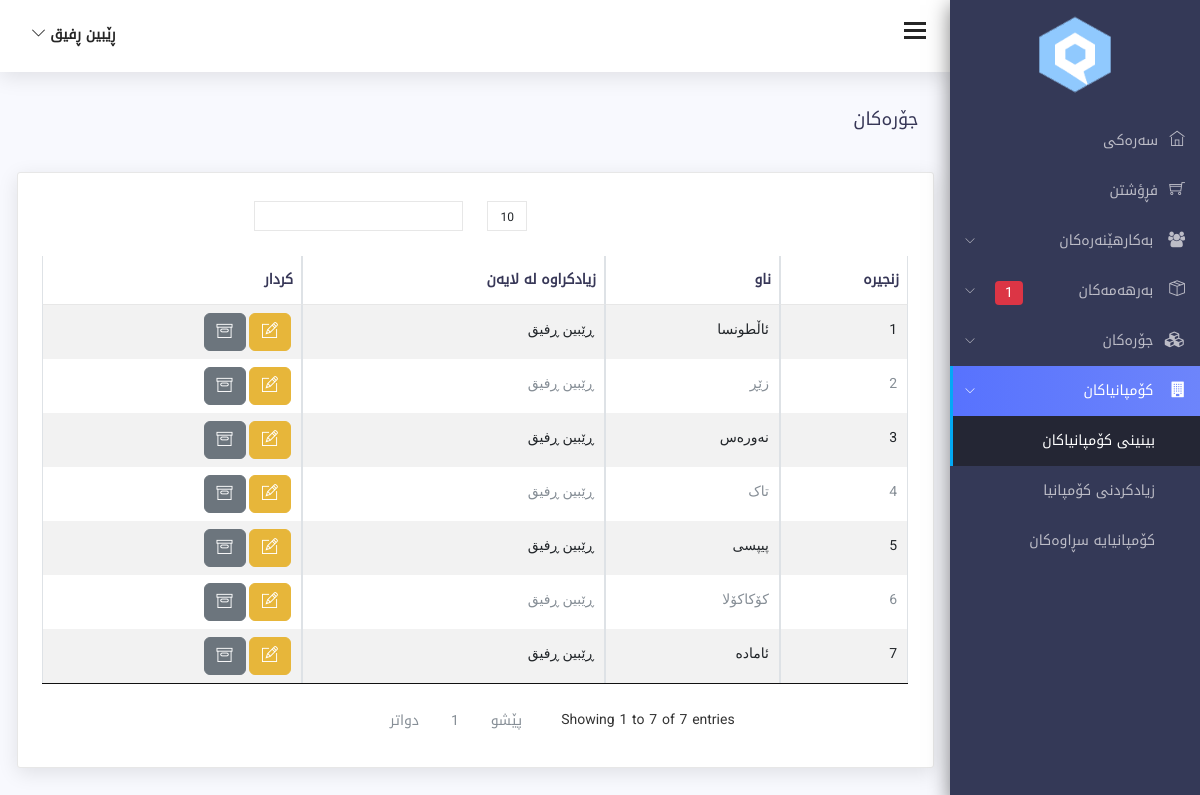
Page /companys.php (signed in) on the committed database.
### tables this page shows
CREATE TABLE `users` (
  `id` int(11) NOT NULL,
  `first_name` varchar(255) NOT NULL,
  `last_name` varchar(255) NOT NULL,
  `email` varchar(255) NOT NULL,
  `password` varchar(255) NOT NULL,
  `role` int(11) NOT NULL DEFAULT 2 COMMENT '1 super admin\r\n2 admin\r\n3 cashier',
  `phone` varchar(255) NOT NULL,
  `recycle` int(11) DEFAULT 0,
  `addedby` varchar(255) NOT NULL,
  `image` varchar(255) NOT NULL,
  `type_image` varchar(255) NOT NULL,
  `tmp_image` varchar(255) NOT NULL,
  `size_image` varchar(255) NOT NULL,
  `created_at` datetime NOT NULL,
  `updated_at` datetime NOT NULL
);

CREATE TABLE `company` (
  `id` int(11) NOT NULL,
  `name` varchar(255) NOT NULL,
  `description` text NOT NULL,
  `recycle` int(11) NOT NULL DEFAULT 0,
  `addedby` varchar(255) NOT NULL,
  `created_at` datetime NOT NULL,
  `updated_at` datetime NOT NULL
);

### class/database.php (called while the page is built, shortened)
<?php
class Database{
public $connection;
public function open_db_connection(){
    $this->connection=new mysqli(DB_HOST,DB_USER,DB_PASSWORD,DB_NAME);
}
public function query($sql){
    $result=$this->connection->query($sql);
    return $result;
}
}
$db = new Database();
?>

### class/db_object.php (called while the page is built, shortened)
<?php
class Db_Object{
public static function find_all(){
    return static::find_by_query("SELECT * FROM ".static::$db_table." ");
}
public static function find_by_id($id){
    $the_result_array=static::find_by_query("SELECT * FROM ".static::$db_table." WHERE id='$id' LIMIT 1");
    return !empty($the_result_array) ? array_shift($the_result_array) : false;
}
public static function find_by_query($sql){
    global $db;
    $result_set=$db->query($sql);
    $the_object_array=array();
    while($row=mysqli_fetch_array($result_set)){
        $the_object_array[]=static::instantation($row);
    }
    return $the_object_array;
}
public static function instantation($the_record){
    $the_object=new $calling_class;
    foreach($the_record as $the_attribute => $value){
        if($the_object->has_the_attribute($the_attribute)){
            $the_object->$the_attribute=$value;
        }
    }
    return $the_object;
}
private function has_the_attribute($the_attribute){
    $the_properties=get_object_vars($this);
    return array_key_exists($the_attribute,$the_properties);
}
}
?>

### companys.php (the view, shortened to what this page needs)
<?php include 'includes/header.php'; ?>
<?php include 'includes/sidebar.php'; ?>
<?php include 'includes/top_header.php'; ?>
<div class="content-wrap">
        <div class="main">
            <div class="container-fluid">
                <div class="row">
                    <div class="col-lg-8 p-r-0 title-margin-right">
                        <div class="page-header">
                            <div class="page-title">
                                <h1>جۆرەکان</h1>
                            </div>
                        </div>
                    </div>
                </div>
                <section id="main-content">
                    <div class="row">
                        <div class="col-lg-12">
                            <div class="card">
                                <div class="bootstrap-data-table-panel">
                                    <div class="table-responsive">
                                        <table class="table table-striped table-bordered" id="bootstrap-data-table">
                                            <thead>
                                                <tr>
                                                    <th>زنجیرە</th>
                                                    <th>ناو</th>
                                                    <th>زیادکراوە لە لایەن</th>
                                                    <th>کردار</th>
                                                </tr>
                                            </thead>
                                            <tbody>
                                                <?php
                                                $companys = Company::find_all();
                                                $a=1;
                                                foreach($companys as $company){
                                                    if($company->recycle==0){
                                                ?>
                                                <tr id="tr_company_<?php echo $company->id; ?>">
                                                    <td><?php echo $a++; ?></td>
                                                    <td><?php echo htmlentities($company->name,ENT_QUOTES,'UTF-8'); ?></td>
                                                    <td><?php
                                                        $addedby=User::find_by_id($company->addedby);
                                                        echo htmlentities($addedby->first_name.' '.$addedby->last_name,ENT_QUOTES,'UTF-8');
                                                    ?></td>
                                                    <td>
                                                        <button type="button" onclick="companyUpdate(<?php echo $company->id; ?>)" class="btn btn-warning" title="دەستکاریکردن">
                                                            <span class="ti-pencil-alt"></span>
                                                        </button>
                                                        <button type="button"  class="btn btn-secondary " onclick="companyRecycle(<?php echo $company->id; ?>)"
                                                        title="ناردنی بۆ بەشی سڕاوەکان">
                                                            <span class="ti-archive"></span>
                                                        </button>
                                                    </td>
                                                </tr>
                                                <?php } } ?>
                                            </tbody>
                                        </table>
                                    </div>
                                </div>
                            </div>
                        </div>
                    </div>
                </div>
                </div>
                </div>
<?php include('includes/footer.php'); ?>

### includes/top_header.php (shortened to what this page needs)
<div class="header">
    <div class="container-fluid">
        <div class="row">
            <div class="col-lg-12">
                <div class="float-start">
                    <div class="hamburger sidebar-toggle">
                        <span class="line"></span>
                        <span class="line"></span>
                        <span class="line"></span>
                    </div>
                </div>
                <div class="float-end">
                    <div class="dropdown dib">
                        <div class="header-icon" data-toggle="dropdown">
                            <span class="user-avatar">
                                <?php
                                $user=User::find_by_id($_SESSION['user_id']);
                                echo $user->first_name . " " . $user->last_name;
                                ?>
                                <i class="ti-angle-down f-s-10"></i>
                            </span>
                        </div>
                        </div>
                </div>
            </div>
        </div>
    </div>
</div>

### rows in the picture
users: first_name "ڕێبین", last_name "ڕفیق", first_name+last_name "ڕێبین ڕفیق"
company: name "ئاڵطونسا"
company: name "زێڕ"
company: name "نەورەس"
company: name "تاک"
company: name "پیپسی"
company: name "کۆکاکۆلا"
company: name "ئامادە"

### other values in the picture
$product "1"
